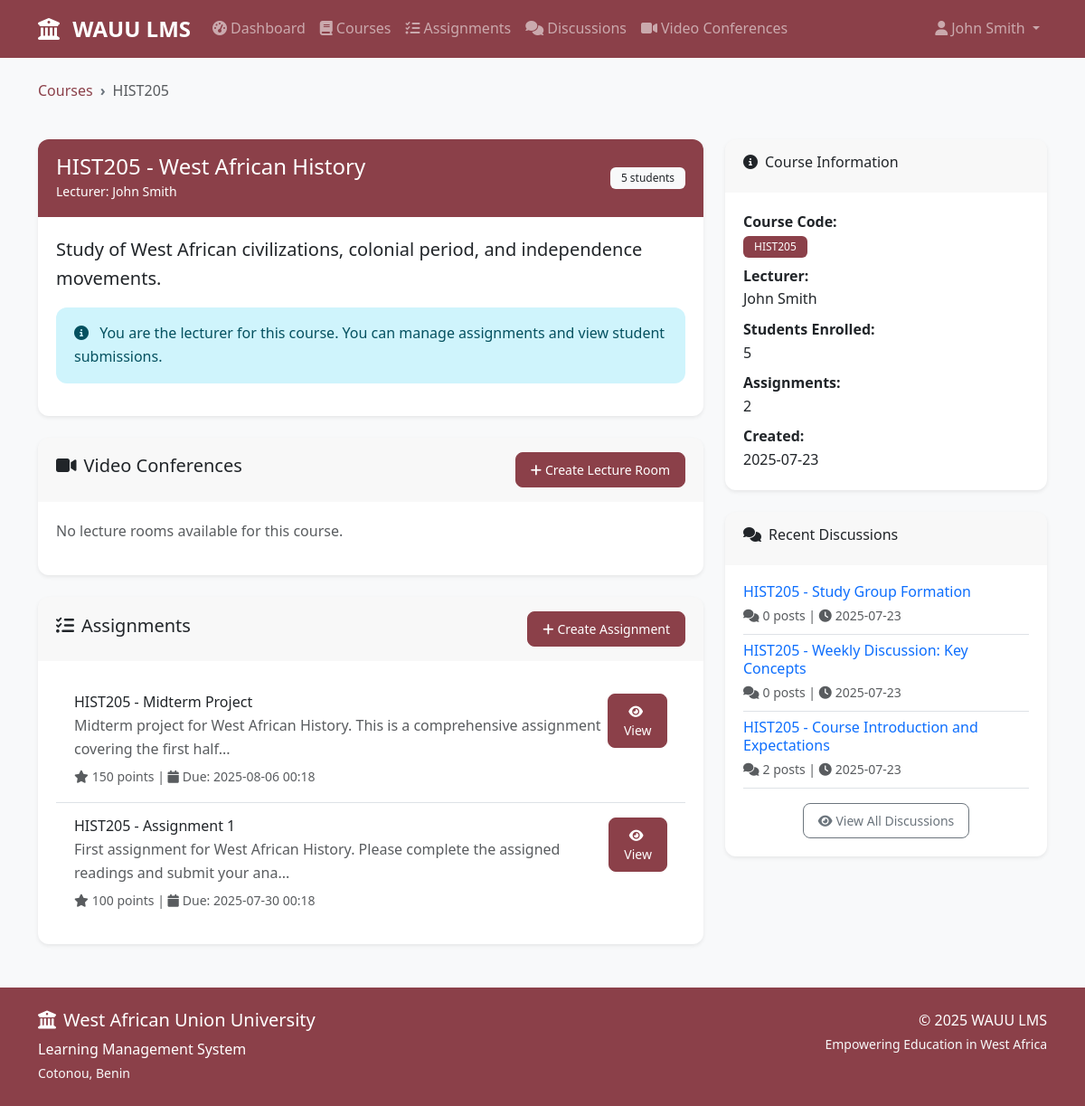
The app's page /course/5 (signed in) with its own data.
### models.py (models this page shows, shortened)
class User(UserMixin, db.Model):
    id = db.Column(db.Integer, primary_key=True)
    username = db.Column(db.String(64), unique=True, nullable=False)
    email = db.Column(db.String(120), unique=True, nullable=False)
    password_hash = db.Column(db.String(256))
    first_name = db.Column(db.String(64), nullable=False)
    last_name = db.Column(db.String(64), nullable=False)
    role = db.Column(db.String(20), nullable=False, default='student')  # student, lecturer, admin
    created_at = db.Column(db.DateTime, default=datetime.utcnow)
    enrollments = db.relationship('Enrollment', backref='user', lazy='dynamic')
    taught_courses = db.relationship('Course', backref='lecturer', lazy='dynamic')
    submissions = db.relationship('Submission', backref='student', lazy='dynamic')
    posts = db.relationship('Post', backref='author', lazy='dynamic')
    grades = db.relationship('Grade', backref='student', lazy='dynamic')
    def get_full_name(self):
        return f"{self.first_name} {self.last_name}"
    def is_admin(self):
        return self.role == 'admin'
    def is_lecturer(self):
        return self.role == 'lecturer'
    def is_student(self):
        return self.role == 'student'

class Course(db.Model):
    id = db.Column(db.Integer, primary_key=True)
    code = db.Column(db.String(20), unique=True, nullable=False)
    title = db.Column(db.String(200), nullable=False)
    description = db.Column(db.Text)
    lecturer_id = db.Column(db.Integer, db.ForeignKey('user.id'), nullable=False)
    created_at = db.Column(db.DateTime, default=datetime.utcnow)
    enrollments = db.relationship('Enrollment', backref='course', lazy='dynamic', cascade='all, delete-orphan')
    assignments = db.relationship('Assignment', backref='course', lazy='dynamic', cascade='all, delete-orphan')
    discussions = db.relationship('Discussion', backref='course', lazy='dynamic', cascade='all, delete-orphan')

class Assignment(db.Model):
    id = db.Column(db.Integer, primary_key=True)
    title = db.Column(db.String(200), nullable=False)
    description = db.Column(db.Text)
    course_id = db.Column(db.Integer, db.ForeignKey('course.id'), nullable=False)
    max_points = db.Column(db.Integer, default=100)
    due_date = db.Column(db.DateTime)
    created_at = db.Column(db.DateTime, default=datetime.utcnow)
    submissions = db.relationship('Submission', backref='assignment', lazy='dynamic', cascade='all, delete-orphan')
    grades = db.relationship('Grade', backref='assignment', lazy='dynamic', cascade='all, delete-orphan')

class Discussion(db.Model):
    id = db.Column(db.Integer, primary_key=True)
    title = db.Column(db.String(200), nullable=False)
    description = db.Column(db.Text)
    course_id = db.Column(db.Integer, db.ForeignKey('course.id'), nullable=False)
    created_at = db.Column(db.DateTime, default=datetime.utcnow)
    posts = db.relationship('Post', backref='discussion', lazy='dynamic', cascade='all, delete-orphan')

### routes.py (the view)
@app.route('/course/<int:course_id>')
@login_required
def course_detail(course_id):
    course = Course.query.get_or_404(course_id)
    if current_user.is_student():
        enrollment = Enrollment.query.filter_by(user_id=current_user.id, course_id=course_id).first()
        if not enrollment:
            flash('You are not enrolled in this course.', 'danger')
            return redirect(url_for('courses'))
    elif current_user.is_lecturer() and course.lecturer_id != current_user.id:
        flash('You do not have access to this course.', 'danger')
        return redirect(url_for('courses'))
    assignments = Assignment.query.filter_by(course_id=course_id).order_by(Assignment.created_at.desc()).all()
    discussions = Discussion.query.filter_by(course_id=course_id).order_by(Discussion.created_at.desc()).all()
    return render_template('course_detail.html', course=course, assignments=assignments, discussions=discussions)

### templates/course_detail.html (shortened to what this page needs)
{% extends "base.html" %}
{% block content %}
<div class="row mb-4">
    <div class="col-12">
        <nav aria-label="breadcrumb">
            <ol class="breadcrumb">
                <li class="breadcrumb-item"><a href="{{ url_for('courses') }}">Courses</a></li>
                <li class="breadcrumb-item active">{{ course.code }}</li>
            </ol>
        </nav>
    </div>
</div>
<div class="row">
    <div class="col-md-8">
        <div class="card">
            <div class="card-header wauu-bg text-white">
                <div class="d-flex justify-content-between align-items-center">
                    <div>
                        <h4 class="mb-0">{{ course.code }} - {{ course.title }}</h4>
                        <small>Lecturer: {{ course.lecturer.get_full_name() }}</small>
                    </div>
                    <span class="badge bg-light text-dark">{{ course.enrollments.count() }} students</span>
                </div>
            </div>
            <div class="card-body">
                <p class="lead">{{ course.description }}</p>
                {% if current_user.is_lecturer() and course.lecturer_id == current_user.id %}
                <div class="alert alert-info">
                    <i class="fas fa-info-circle me-2"></i>
                    You are the lecturer for this course. You can manage assignments and view student submissions.
                </div>
                {% endif %}
            </div>
        </div>
        <div class="card mt-4">
            <div class="card-header">
                <div class="d-flex justify-content-between align-items-center">
                    <h5><i class="fas fa-video me-2"></i>Video Conferences</h5>
                    {% if current_user.is_lecturer() and course.lecturer_id == current_user.id %}
                    <a href="{{ url_for('create_lecture_room', course_id=course.id) }}" class="btn wauu-btn btn-sm">
                        <i class="fas fa-plus me-1"></i>Create Lecture Room
                    </a>
                    {% endif %}
                </div>
            </div>
            <div class="card-body">
                {% if course.lecture_rooms %}
                <div class="list-group list-group-flush">
                    {% for room in course.lecture_rooms %}
                    <div class="list-group-item">
                        <div class="d-flex justify-content-between align-items-start">
                            <div>
                                <h6 class="mb-1">
                                    {{ room.title }}
                                    {% if room.is_active %}
                                    <span class="badge bg-success ms-2">Live</span>
                                    {% endif %}
                                </h6>
                                <p class="mb-1 text-muted">{{ room.description[:100] }}{% if room.description|length > 100 %}...{% endif %}</p>
                                <small class="text-muted">
                                    {% if room.scheduled_start %}
                                    <i class="fas fa-clock me-1"></i>{{ room.scheduled_start.strftime('%Y-%m-%d %H:%M') }}
                                    {% else %}
                                    <i class="fas fa-calendar me-1"></i>Created: {{ room.created_at.strftime('%Y-%m-%d') }}
                                    {% endif %}
                                </small>
                            </div>
                            <div>
                                <a href="{{ url_for('lecture_room_detail', room_id=room.id) }}" class="btn wauu-btn btn-sm me-2">
                                    <i class="fas fa-eye me-1"></i>Details
                                </a>
                                {% if room.is_active or current_user.is_lecturer() %}
                                <a href="{{ url_for('join_lecture', room_id=room.id) }}" class="btn btn-success btn-sm">
                                    <i class="fas fa-video me-1"></i>Join
                                </a>
                                {% endif %}
                            </div>
                        </div>
                    </div>
                    {% endfor %}
                </div>
                {% else %}
                <p class="text-muted">No lecture rooms available for this course.</p>
                {% endif %}
            </div>
        </div>
        <div class="card mt-4">
            <div class="card-header">
                <div class="d-flex justify-content-between align-items-center">
                    <h5><i class="fas fa-tasks me-2"></i>Assignments</h5>
                    {% if current_user.is_lecturer() and course.lecturer_id == current_user.id %}
                    <a href="{{ url_for('create_assignment', course_id=course.id) }}" class="btn wauu-btn btn-sm">
                        <i class="fas fa-plus me-1"></i>Create Assignment
                    </a>
                    {% endif %}
                </div>
            </div>
            <div class="card-body">
                {% if assignments %}
                <div class="list-group list-group-flush">
                    {% for assignment in assignments %}
                    <div class="list-group-item">
                        <div class="d-flex justify-content-between align-items-start">
                            <div>
                                <h6 class="mb-1">{{ assignment.title }}</h6>
                                <p class="mb-1 text-muted">{{ assignment.description[:100] }}...</p>
                                <small class="text-muted">
                                    <i class="fas fa-star me-1"></i>{{ assignment.max_points }} points
                                    {% if assignment.due_date %}
                                    | <i class="fas fa-calendar me-1"></i>Due: {{ assignment.due_date.strftime('%Y-%m-%d %H:%M') }}
                                    {% endif %}
                                </small>
                            </div>
                            <div>
                                <a href="{{ url_for('assignment_detail', assignment_id=assignment.id) }}" class="btn wauu-btn btn-sm">
                                    <i class="fas fa-eye me-1"></i>View
                                </a>
                            </div>
                        </div>
                    </div>
                    {% endfor %}
                </div>
                {% else %}
                <p class="text-muted">No assignments available for this course.</p>
                {% endif %}
            </div>
        </div>
    </div>
    <div class="col-md-4">
        <div class="card">
            <div class="card-header">
                <h6><i class="fas fa-info-circle me-2"></i>Course Information</h6>
            </div>
            <div class="card-body">
                <div class="mb-2">
                    <strong>Course Code:</strong><br>
                    <span class="badge wauu-bg">{{ course.code }}</span>
                </div>
                <div class="mb-2">
                    <strong>Lecturer:</strong><br>
                    {{ course.lecturer.get_full_name() }}
                </div>
                <div class="mb-2">
                    <strong>Students Enrolled:</strong><br>
                    {{ course.enrollments.count() }}
                </div>
                <div class="mb-2">
                    <strong>Assignments:</strong><br>
                    {{ assignments|length }}
                </div>
                <div>
                    <strong>Created:</strong><br>
                    {{ course.created_at.strftime('%Y-%m-%d') }}
                </div>
            </div>
        </div>
        <div class="card mt-4">
            <div class="card-header">
                <h6><i class="fas fa-comments me-2"></i>Recent Discussions</h6>
            </div>
            <div class="card-body">
                {% if discussions %}
                {% for discussion in discussions[:3] %}
                <div class="border-bottom pb-2 mb-2">
                    <h6 class="mb-1">
                        <a href="{{ url_for('discussion_detail', discussion_id=discussion.id) }}" class="text-decoration-none">
                            {{ discussion.title }}
                        </a>
                    </h6>
                    <small class="text-muted">
                        <i class="fas fa-comments me-1"></i>{{ discussion.posts.count() }} posts |
                        <i class="fas fa-clock me-1"></i>{{ discussion.created_at.strftime('%Y-%m-%d') }}
                    </small>
                </div>
                {% endfor %}
                <div class="text-center mt-3">
                    <a href="{{ url_for('discussions') }}" class="btn btn-outline-secondary btn-sm">
                        <i class="fas fa-eye me-1"></i>View All Discussions
                    </a>
                </div>
                {% else %}
                <p class="text-muted">No discussions available.</p>
                {% endif %}
            </div>
        </div>
    </div>
</div>
{% endblock %}

### templates/base.html (shortened to what this page needs)
<!DOCTYPE html>
<html lang="en">
<head>
    <link href="https://cdn.jsdelivr.net/npm/bootstrap@5.3.0/dist/css/bootstrap.min.css" rel="stylesheet">
    <link rel="stylesheet" href="https://cdnjs.cloudflare.com/ajax/libs/font-awesome/6.4.0/css/all.min.css">
    <link rel="stylesheet" href="{{ url_for('static', filename='css/style.css') }}">
</head>
<body>
    <nav class="navbar navbar-expand-lg navbar-dark wauu-navbar">
        <div class="container">
            <a class="navbar-brand" href="{{ url_for('dashboard') }}">
                <i class="fas fa-university me-2"></i>
                <strong>WAUU LMS</strong>
            </a>
            {% if current_user.is_authenticated %}
            <div class="collapse navbar-collapse" id="navbarNav">
                <ul class="navbar-nav me-auto">
                    <li class="nav-item">
                        <a class="nav-link" href="{{ url_for('dashboard') }}">
                            <i class="fas fa-tachometer-alt me-1"></i>Dashboard
                        </a>
                    </li>
                    <li class="nav-item">
                        <a class="nav-link" href="{{ url_for('courses') }}">
                            <i class="fas fa-book me-1"></i>Courses
                        </a>
                    </li>
                    <li class="nav-item">
                        <a class="nav-link" href="{{ url_for('assignments') }}">
                            <i class="fas fa-tasks me-1"></i>Assignments
                        </a>
                    </li>
                    <li class="nav-item">
                        <a class="nav-link" href="{{ url_for('discussions') }}">
                            <i class="fas fa-comments me-1"></i>Discussions
                        </a>
                    </li>
                    <li class="nav-item">
                        <a class="nav-link" href="{{ url_for('video_conferences') }}">
                            <i class="fas fa-video me-1"></i>Video Conferences
                        </a>
                    </li>
                </ul>
                <ul class="navbar-nav">
                    <li class="nav-item dropdown">
                        <a class="nav-link dropdown-toggle" href="#" role="button" data-bs-toggle="dropdown">
                            <i class="fas fa-user me-1"></i>{{ current_user.get_full_name() }}
                        </a>
                    </li>
                </ul>
            </div>
            {% endif %}
        </div>
    </nav>
    <main class="container my-4">
        {% block content %}{% endblock %}
    </main>
    <footer class="wauu-footer mt-5 py-4">
        <div class="container">
            <div class="row">
                <div class="col-md-6">
                    <h5><i class="fas fa-university me-2"></i>West African Union University</h5>
                    <p class="mb-0">Learning Management System</p>
                    <small class="text-light">Cotonou, Benin</small>
                </div>
                <div class="col-md-6 text-md-end">
                    <p class="mb-0">© 2025 WAUU LMS</p>
                    <small class="text-light">Empowering Education in West Africa</small>
                </div>
            </div>
        </div>
    </footer>
</body>
</html>

### records on screen
User: get_full_name "John Smith", lecturer.get_full_name "John Smith"
Course: code "HIST205", title "West African History", description "Study of West African civilizations, colonial period, and independence movements.", created_at "2025-07-23"
Assignment: title "HIST205 - Midterm Project", description "Midterm project for West African History. This is a comprehensive assignment covering the first half", max_points "150", due_date "2025-08-06 00:18"
Assignment: title "HIST205 - Assignment 1", description "First assignment for West African History. Please complete the assigned readings and submit your ana", max_points "100", due_date "2025-07-30 00:18"
Discussion: title "HIST205 - Study Group Formation", posts.count "0", created_at "2025-07-23"
Discussion: title "HIST205 - Weekly Discussion: Key Concepts", posts.count "0", created_at "2025-07-23"
Discussion: title "HIST205 - Course Introduction and Expectations", posts.count "2", created_at "2025-07-23"

### other values on screen
{{ course.enrollments.count() }} "5"
{{ assignments|length }} "2"
